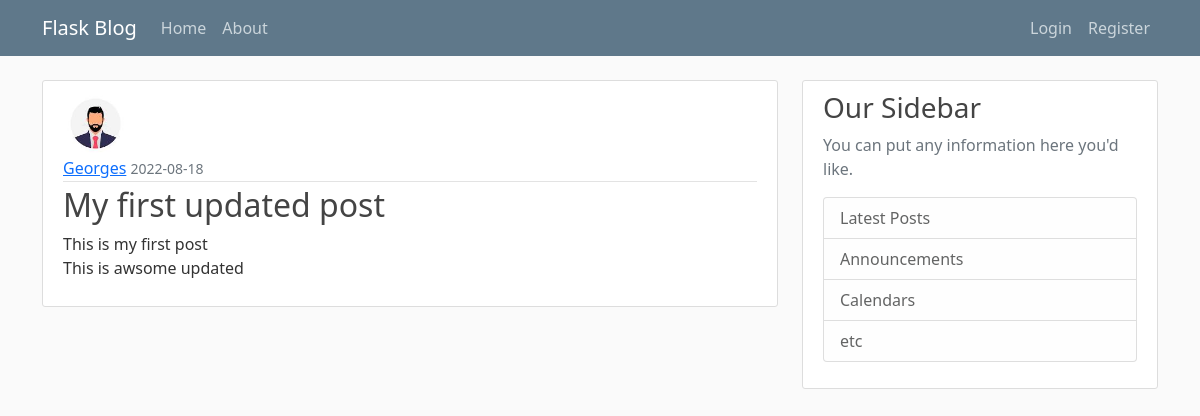
/post/1, run on the app's committed database.
### flaskblog/models.py (models this page shows, shortened)
class User(db.Model, UserMixin):
    id = db.Column(db.Integer, primary_key=True)
    username = db.Column(db.String(20), unique=True, nullable=False)
    email = db.Column(db.String(120), unique=True, nullable=False)
    image_file = db.Column(db.String(20), nullable=False, default='default.png')
    password = db.Column(db.String(60), nullable=False)
    posts = db.relationship('Post', backref='author', lazy=True)

class Post(db.Model):
    id = db.Column(db.Integer, primary_key=True)
    title = db.Column(db.String(100), nullable=False)
    date_posted = db.Column(db.DateTime, nullable=False, default=datetime.utcnow)
    content = db.Column(db.Text(20), nullable=False)
    user_id =  db.Column(db.Integer, db.ForeignKey('user.id'), nullable=False)

### flaskblog/routes.py (the view)
@app.route("/post/<int:post_id>")
def post(post_id):
    post = Post.query.get_or_404(post_id)
    return render_template('post.html', title=post.title, post=post)

### flaskblog/templates/post.html (shortened to what this page needs)
{% extends "layout.html" %}
{% block content %}
    <article class="media content-section">
      <img class="rounded-circle article-img" src="{{ url_for('static', filename='profile_pics/'+post.author.image_file) }}">
      <div class="media-body">
        <div class="article-metadata">
          <a class="mr-2" href="#">{{ post.author.username }}</a>
          <small class="text-muted">{{ post.date_posted.strftime('%Y-%m-%d') }}</small>
        </div>
        <h2 class="article-title">{{ post.title }}</h2>
        <p class="article-content">{{ post.content }}</p>
      </div>
    </article>
{% endblock content %}

### flaskblog/static/main.css (style rules this page uses)
body { background: #fafafa; color: #333333; margin-top: 5rem; }
h1, h2, h3, h4, h5, h6 { color: #444444; }
.content-section { background: #ffffff; padding: 10px 20px; border: 1px solid #dddddd; border-radius: 3px; margin-bottom: 20px; }
.article-title { color: #444444; }
.article-content { white-space: pre-line; }
.article-img { height: 65px; width: 65px; margin-right: 16px; }
.article-metadata { padding-bottom: 1px; margin-bottom: 4px; border-bottom: 1px solid #e3e3e3 }

### data on the page
User: image_file (picture), author.username "Georges"
Post: date_posted "2022-08-18", title "My first updated post", content "This is my first post This is awsome updated"
